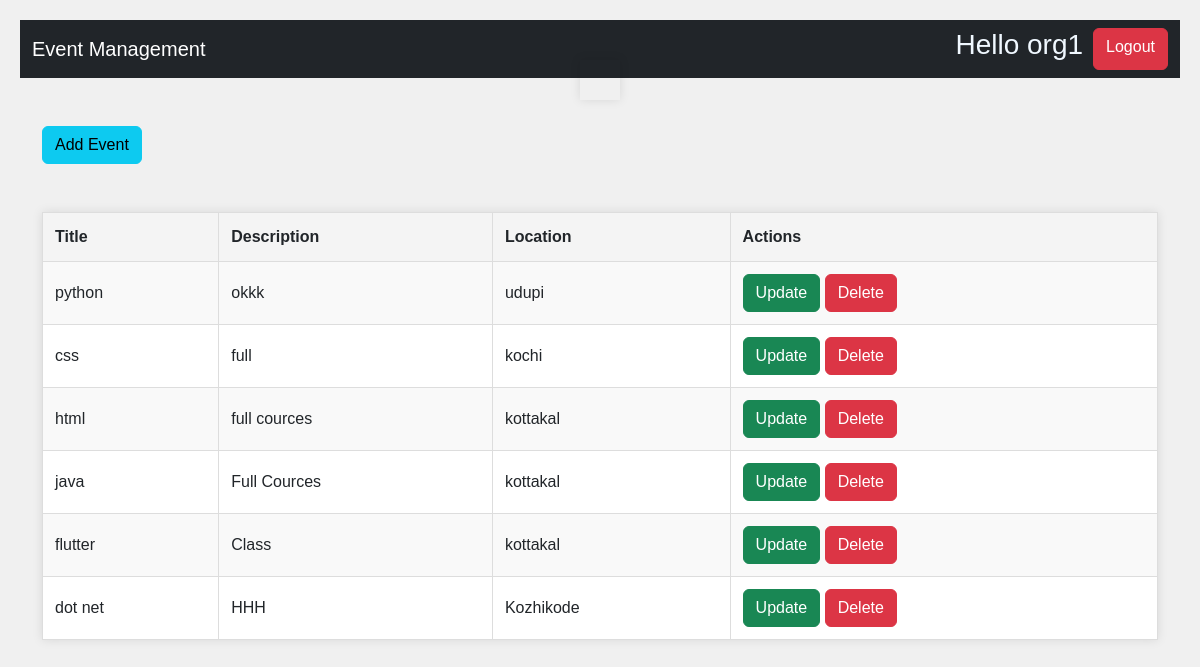
The page /events/ (signed in) on the database its author committed.
### event/models.py (models this page shows)
class User(AbstractUser):
    ROLE_CHOICES = (
        ('admin', 'Admin'),
        ('organizer', 'Organizer'),
        ('attendee', 'Attendee'),
    )
    role = models.CharField(max_length=10, choices=ROLE_CHOICES)
    phone_number = models.CharField(max_length=15, blank=True, null=True)
    address = models.TextField(blank=True, null=True)
    REQUIRED_FIELDS = ['email', 'role']

class Event(models.Model):
    title = models.CharField(max_length=200)
    description = models.TextField()
    location = models.CharField(max_length=200)
    start_time = models.DateTimeField()
    end_time = models.DateTimeField()
    organizer = models.ForeignKey(User, on_delete=models.CASCADE, related_name='organized_events')

### event/views.py (the view)
# urls.py: path('events/', views.EventList.as_view(), name='event_list'),
@method_decorator(organizer_required, name='dispatch')
class EventList(APIView):
    def get(self, request):
        user_id = request.session.get('user_id')
        if not user_id:
            return redirect('login')
        events = Event.objects.filter(organizer_id=user_id)
        serializer = EventSerializer(events, many=True)
        context = {'data': serializer.data}
        return render(request, 'viewevent.html', context)

### templates/viewevent.html (shortened to what this page needs)
<!DOCTYPE html>
<html lang="en">
<head>
    <link href="https://cdn.jsdelivr.net/npm/bootstrap@5.3.3/dist/css/bootstrap.min.css" rel="stylesheet">
</head>
<body>
    <nav class="navbar navbar-dark bg-dark">
        <div class="container-fluid">
            <a class="navbar-brand" href="#">Event Management</a>
            <div class="d-flex">
                <h3 style="color: aliceblue;">Hello {{request.user}} </h3> <a href="/logout" class="btn btn-danger" style="margin-left: 10px;">Logout</a>
            </div>
        </div>
    </nav>
    <div class="container mt-5">
        <a href="/addevent" class="btn btn-info">Add Event</a>
        <table class="mt-5">
            <tr>
                <th>Title</th>
                <th>Description</th>
                <th>Location</th>
                <th>Actions</th>
            </tr>
            {% for i in data %}
            <tr>
                <td>{{ i.title }}</td>
                <td>{{ i.description }}</td>
                <td>{{ i.location }}</td>
                <td>
                    <a href="/update/{{ i.id }}" class="btn btn-success">Update</a>
                    <a href="/delete/{{ i.id }}" class="btn btn-danger">Delete</a>
                </td>
            </tr>
            {% endfor %}
        </table>
    </div>
    <div class="message-container">
    </div>
</body>
</html>

### templates/viewevent.html (style rules this page uses)
body { font-family: Arial, sans-serif; background-color: #f0f0f0; margin: 0; padding: 20px; }
table { width: 100%; margin: 0 auto; border-collapse: collapse; background-color: #fff; box-shadow: 0 0 10px rgba(0, 0, 0, 0.1); }
th, td { padding: 12px; border: 1px solid #ddd; text-align: left; }
th { background-color: #f4f4f4; }
tr:nth-child(even) { background-color: #f9f9f9; }
a { color: #007bff; text-decoration: none; }
.message-container { position: fixed; top: 10%; left: 50%; transform: translate(-50%, -50%); padding: 20px; box-shadow: 0 0 10px rgba(0, 0, 0, 0.1); }

### rows shown on the page
User: user "org1"
Event: title "python", description "okkk", location "udupi"
Event: title "css", description "full", location "kochi"
Event: title "html", description "full cources", location "kottakal"
Event: title "java", description "Full Cources", location "kottakal"
Event: title "flutter", description "Class", location "kottakal"
Event: title "dot net", description "HHH", location "Kozhikode"
